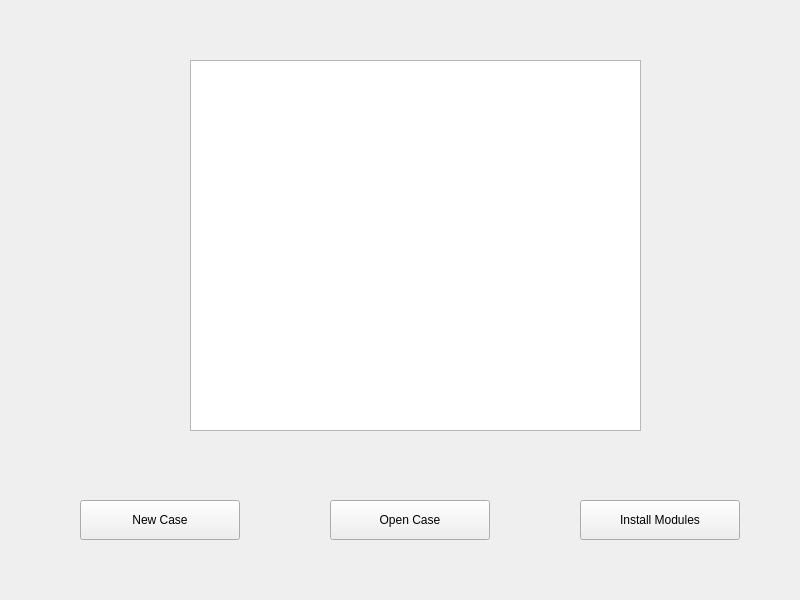
<?xml version="1.0" encoding="UTF-8"?>
<ui version="4.0">
 <class>HomePage</class>
 <widget class="QWidget" name="HomePage">
  <property name="geometry">
   <rect>
    <x>0</x>
    <y>0</y>
    <width>800</width>
    <height>600</height>
   </rect>
  </property>
  <property name="windowTitle">
   <string>Ramas Home</string>
  </property>
  <widget class="QPushButton" name="pushButton_2">
   <property name="geometry">
    <rect>
     <x>330</x>
     <y>500</y>
     <width>160</width>
     <height>40</height>
    </rect>
   </property>
   <property name="text">
    <string>Open Case</string>
   </property>
  </widget>
  <widget class="QPushButton" name="pushButton_3">
   <property name="geometry">
    <rect>
     <x>580</x>
     <y>500</y>
     <width>160</width>
     <height>40</height>
    </rect>
   </property>
   <property name="text">
    <string>Install Modules</string>
   </property>
  </widget>
  <widget class="QPushButton" name="pushButton">
   <property name="geometry">
    <rect>
     <x>80</x>
     <y>500</y>
     <width>160</width>
     <height>40</height>
    </rect>
   </property>
   <property name="text">
    <string>New Case</string>
   </property>
  </widget>
  <widget class="QGraphicsView" name="graphicsView">
   <property name="geometry">
    <rect>
     <x>190</x>
     <y>60</y>
     <width>451</width>
     <height>371</height>
    </rect>
   </property>
   <property name="interactive">
    <bool>false</bool>
   </property>
  </widget>
 </widget>
 <resources/>
 <connections/>
</ui>
